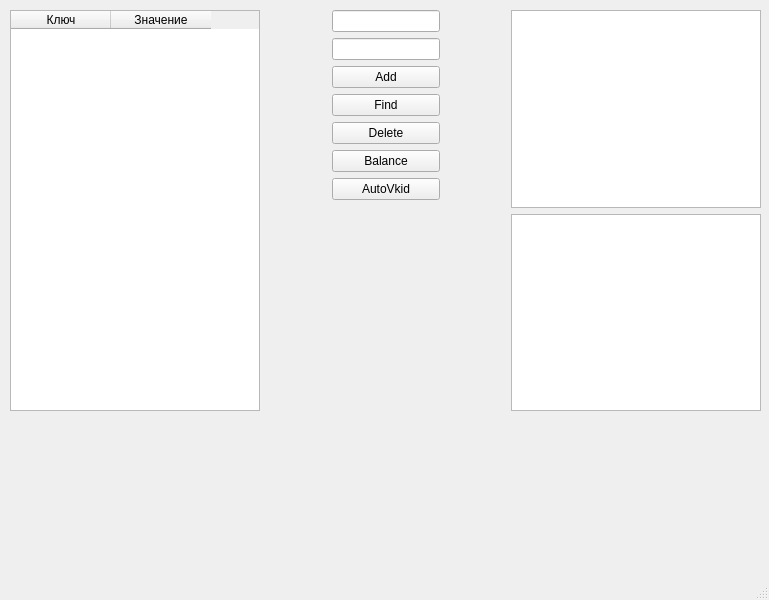
<?xml version="1.0" encoding="UTF-8"?>
<ui version="4.0">
 <class>MainWindow</class>
 <widget class="QMainWindow" name="MainWindow">
  <property name="geometry">
   <rect>
    <x>0</x>
    <y>0</y>
    <width>769</width>
    <height>600</height>
   </rect>
  </property>
  <property name="windowTitle">
   <string>MainWindow</string>
  </property>
  <widget class="QWidget" name="centralwidget">
   <widget class="QWidget" name="gridLayoutWidget">
    <property name="geometry">
     <rect>
      <x>10</x>
      <y>10</y>
      <width>751</width>
      <height>401</height>
     </rect>
    </property>
    <layout class="QGridLayout" name="gridLayout">
     <item row="1" column="4">
      <widget class="QPlainTextEdit" name="plainTextEdit">
       <property name="maximumSize">
        <size>
         <width>250</width>
         <height>16777215</height>
        </size>
       </property>
      </widget>
     </item>
     <item row="0" column="1">
      <spacer name="horizontalSpacer">
       <property name="orientation">
        <enum>Qt::Horizontal</enum>
       </property>
       <property name="sizeHint" stdset="0">
        <size>
         <width>40</width>
         <height>20</height>
        </size>
       </property>
      </spacer>
     </item>
     <item row="0" column="3">
      <spacer name="horizontalSpacer_2">
       <property name="orientation">
        <enum>Qt::Horizontal</enum>
       </property>
       <property name="sizeHint" stdset="0">
        <size>
         <width>40</width>
         <height>20</height>
        </size>
       </property>
      </spacer>
     </item>
     <item row="0" column="4">
      <widget class="QTreeView" name="treeView">
       <property name="minimumSize">
        <size>
         <width>250</width>
         <height>0</height>
        </size>
       </property>
       <property name="maximumSize">
        <size>
         <width>227</width>
         <height>16777215</height>
        </size>
       </property>
      </widget>
     </item>
     <item row="0" column="2" rowspan="2">
      <layout class="QVBoxLayout" name="verticalLayout">
       <item>
        <widget class="QLineEdit" name="lineEdit"/>
       </item>
       <item>
        <widget class="QLineEdit" name="lineEdit_2"/>
       </item>
       <item>
        <widget class="QPushButton" name="pushButton">
         <property name="text">
          <string>Add</string>
         </property>
        </widget>
       </item>
       <item>
        <widget class="QPushButton" name="pushButton_2">
         <property name="text">
          <string>Find</string>
         </property>
        </widget>
       </item>
       <item>
        <widget class="QPushButton" name="pushButton_3">
         <property name="text">
          <string>Delete</string>
         </property>
        </widget>
       </item>
       <item>
        <widget class="QPushButton" name="pushButton_4">
         <property name="text">
          <string>Balance</string>
         </property>
        </widget>
       </item>
       <item>
        <widget class="QPushButton" name="pushButton_5">
         <property name="text">
          <string>AutoVkid</string>
         </property>
        </widget>
       </item>
       <item>
        <spacer name="verticalSpacer">
         <property name="orientation">
          <enum>Qt::Vertical</enum>
         </property>
         <property name="sizeHint" stdset="0">
          <size>
           <width>20</width>
           <height>40</height>
          </size>
         </property>
        </spacer>
       </item>
      </layout>
     </item>
     <item row="0" column="0" rowspan="2">
      <widget class="QTableWidget" name="tableWidget">
       <property name="minimumSize">
        <size>
         <width>200</width>
         <height>0</height>
        </size>
       </property>
       <property name="maximumSize">
        <size>
         <width>250</width>
         <height>16777215</height>
        </size>
       </property>
       <column>
        <property name="text">
         <string>Ключ</string>
        </property>
       </column>
       <column>
        <property name="text">
         <string>Значение</string>
        </property>
       </column>
      </widget>
     </item>
    </layout>
   </widget>
  </widget>
  <widget class="QMenuBar" name="menubar">
   <property name="geometry">
    <rect>
     <x>0</x>
     <y>0</y>
     <width>769</width>
     <height>22</height>
    </rect>
   </property>
  </widget>
  <widget class="QStatusBar" name="statusbar"/>
 </widget>
 <resources/>
 <connections/>
</ui>
